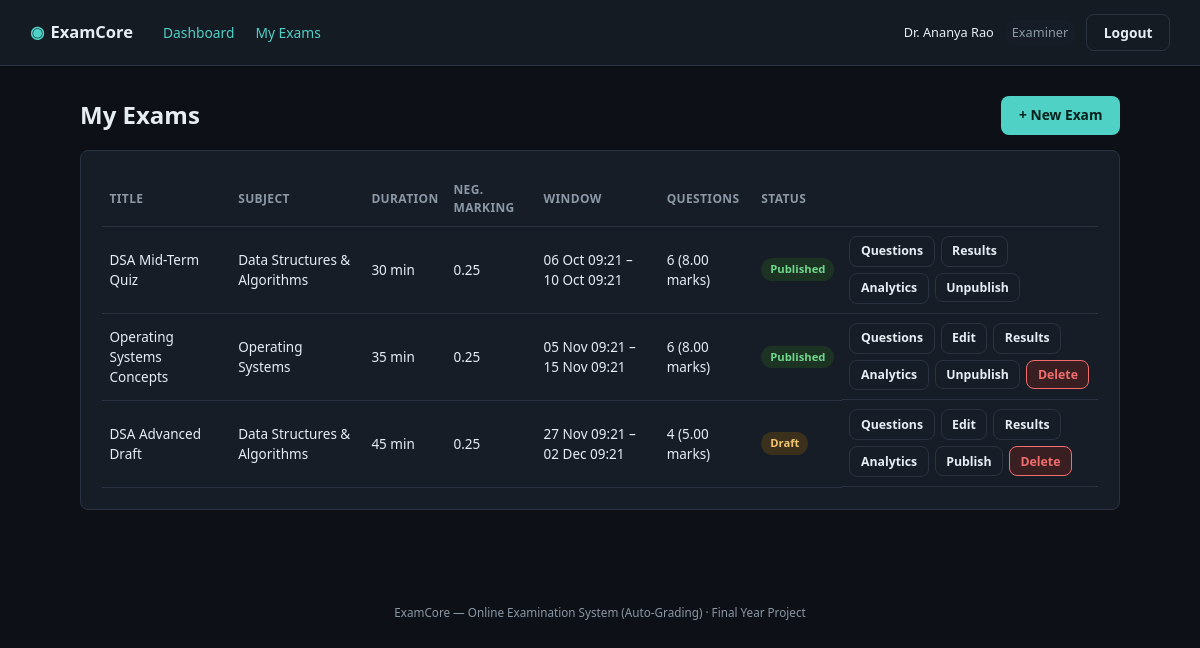
/index.php?route=examiner/exams (signed in), run on the app's committed database.
### tables this page shows
CREATE TABLE exams (
    id                INT AUTO_INCREMENT PRIMARY KEY,
    subject_id        INT NOT NULL,
    examiner_id       INT NOT NULL,
    title             VARCHAR(150) NOT NULL,
    description       TEXT NULL,
    duration_minutes  INT NOT NULL,
    negative_marking  DECIMAL(4,2) NOT NULL DEFAULT 0.00,
    shuffle_questions TINYINT(1) NOT NULL DEFAULT 0,
    status            ENUM('draft','published') NOT NULL DEFAULT 'draft',
    start_at          DATETIME NOT NULL,
    end_at            DATETIME NOT NULL,
    created_at        TIMESTAMP NOT NULL DEFAULT CURRENT_TIMESTAMP,
    FOREIGN KEY (subject_id) REFERENCES subjects(id) ON DELETE CASCADE,
    FOREIGN KEY (examiner_id) REFERENCES users(id) ON DELETE CASCADE
);

CREATE TABLE subjects (
    id            INT AUTO_INCREMENT PRIMARY KEY,
    name          VARCHAR(100) NOT NULL,
    description   TEXT NULL,
    created_by    INT NULL,
    created_at    TIMESTAMP NOT NULL DEFAULT CURRENT_TIMESTAMP,
    FOREIGN KEY (created_by) REFERENCES users(id) ON DELETE SET NULL
);

### app/controllers/ExaminerController.php (called while the page is built, shortened)
<?php
require_once __DIR__ . '/../../core/Auth.php';
require_once __DIR__ . '/../models/Exam.php';
class ExaminerController
{
    public function exams(): void
    {
        $exams = Exam::allByExaminer(Auth::id());
        $pageTitle = 'My Exams';
        require __DIR__ . '/../views/examiner/exams.php';
    }
}

### public/index.php (called while the page is built, shortened)
<?php
require_once __DIR__ . '/../core/helpers.php';
require_once __DIR__ . '/../core/Database.php';
require_once __DIR__ . '/../core/Auth.php';
require_once __DIR__ . '/../app/controllers/ExaminerController.php';
$router = new Router();
$router->get('login', fn() => (new AuthController())->showLogin());
$router->post('login', fn() => (new AuthController())->login());
$router->post('logout', fn() => (new AuthController())->logout());
$router->get('admin/dashboard', fn() => (new AdminController())->dashboard());
$router->get('admin/subjects', fn() => (new AdminController())->subjects());
$router->post('admin/subjects/store', fn() => (new AdminController())->subjectStore());
$router->post('admin/subjects/update', fn() => (new AdminController())->subjectUpdate());
$router->post('admin/subjects/delete', fn() => (new AdminController())->subjectDelete());
$router->get('admin/examiners', fn() => (new AdminController())->examiners());
$router->post('admin/examiners/store', fn() => (new AdminController())->examinerStore());
$router->post('admin/examiners/status', fn() => (new AdminController())->examinerToggleStatus());
$router->get('admin/students', fn() => (new AdminController())->students());
$router->post('admin/students/store', fn() => (new AdminController())->studentStore());
$router->post('admin/students/status', fn() => (new AdminController())->studentToggleStatus());
$router->get('admin/exams', fn() => (new AdminController())->exams());
$router->get('admin/analytics', fn() => (new AdminController())->analytics());
$router->get('examiner/dashboard', fn() => (new ExaminerController())->dashboard());
$router->get('examiner/exams', fn() => (new ExaminerController())->exams());
$router->get('examiner/exams/create', fn() => (new ExaminerController())->examCreateForm());
$router->post('examiner/exams/store', fn() => (new ExaminerController())->examStore());
$router->get('examiner/exams/edit', fn() => (new ExaminerController())->examEditForm());
$router->post('examiner/exams/update', fn() => (new ExaminerController())->examUpdate());
$router->post('examiner/exams/delete', fn() => (new ExaminerController())->examDelete());
$router->post('examiner/exams/publish', fn() => (new ExaminerController())->examPublishToggle());
$router->get('examiner/questions', fn() => (new ExaminerController())->questions());
$router->post('examiner/questions/store', fn() => (new ExaminerController())->questionStore());
$router->post('examiner/questions/update', fn() => (new ExaminerController())->questionUpdate());
$router->post('examiner/questions/delete', fn() => (new ExaminerController())->questionDelete());
$router->get('examiner/results', fn() => (new ExaminerController())->results());
$router->get('examiner/analytics', fn() => (new ExaminerController())->analytics());
$router->get('student/dashboard', fn() => (new StudentController())->dashboard());
$router->get('student/exams', fn() => (new StudentController())->exams());
$router->get('student/exam/start', fn() => (new StudentController())->examStart());
$router->get('student/exam/attempt', fn() => (new StudentController())->examAttempt());
$router->post('student/exam/autosave', fn() => (new StudentController())->autosave());
$router->post('student/exam/violation', fn() => (new StudentController())->violation());
$router->post('student/exam/submit', fn() => (new StudentController())->submit());
$router->get('student/results', fn() => (new StudentController())->results());
$router->get('student/results/view', fn() => (new StudentController())->resultView());
$route = $_GET['route'] ?? '';
$router->dispatch($_SERVER['REQUEST_METHOD'], $route);

### core/Router.php (called while the page is built, shortened)
<?php
class Router
{
    private array $routes = ['GET' => [], 'POST' => []];
    public function get(string $route, callable $handler): void
    {
        $this->routes['GET'][$route] = $handler;
    }
    public function post(string $route, callable $handler): void
    {
        $this->routes['POST'][$route] = $handler;
    }
    public function dispatch(string $method, string $route): void
    {
        $handler = $this->routes[$method][$route] ?? null;
        try {
            $handler();
        } catch (Throwable $e) {
            error_log($e->getMessage());
            http_response_code(500);
            require __DIR__ . '/../app/views/errors/500.php';
        }
    }
}

### core/helpers.php (called while the page is built, shortened)
<?php
function e(?string $value): string
{
    return htmlspecialchars($value ?? '', ENT_QUOTES, 'UTF-8');
}

### core/Auth.php (called while the page is built, shortened)
<?php
require_once __DIR__ . '/Database.php';
class Auth
{
    public static function id(): ?int
    {
        return $_SESSION['user_id'] ?? null;
    }
}

### config/database.php (called while the page is built)
<?php
return [
    'host'     => '127.0.0.1',
    'port'     => 3306,
    'database' => 'online_examination_system',
    'username' => 'root',
    'password' => '',
    'charset'  => 'utf8mb4',
];

### core/Database.php (called while the page is built)
<?php
class Database
{
    private static ?PDO $instance = null;
    public static function connect(): PDO
    {
        if (self::$instance === null) {
            $config = require __DIR__ . '/../config/database.php';
            $dsn = sprintf(
                'mysql:host=%s;port=%d;dbname=%s;charset=%s',
                $config['host'],
                $config['port'],
                $config['database'],
                $config['charset']
            );
            self::$instance = new PDO($dsn, $config['username'], $config['password'], [
                PDO::ATTR_ERRMODE            => PDO::ERRMODE_EXCEPTION,
                PDO::ATTR_DEFAULT_FETCH_MODE => PDO::FETCH_ASSOC,
                PDO::ATTR_EMULATE_PREPARES   => false,
            ]);
        }
        return self::$instance;
    }
}

### app/models/Exam.php (called while the page is built, shortened)
<?php
require_once __DIR__ . '/../../core/Database.php';
class Exam
{
    public static function allByExaminer(int $examinerId): array
    {
        $stmt = Database::connect()->prepare(
            'SELECT e.*, s.name AS subject_name,
                    (SELECT COUNT(*) FROM questions q WHERE q.exam_id = e.id) AS question_count,
                    (SELECT COALESCE(SUM(q.marks),0) FROM questions q WHERE q.exam_id = e.id) AS total_marks,
                    (SELECT COUNT(*) FROM exam_attempts a WHERE a.exam_id = e.id) AS attempt_count
             FROM exams e JOIN subjects s ON s.id = e.subject_id
             WHERE e.examiner_id = ?
             ORDER BY e.created_at DESC'
        );
        $stmt->execute([$examinerId]);
        return $stmt->fetchAll();
    }
}

### app/views/examiner/exams.php (the view, shortened to what this page needs)
<?php require __DIR__ . '/../partials/header.php'; ?>
<?php require __DIR__ . '/../partials/navbar.php'; ?>
<main class="page">
    <div class="card-head">
        <h1><?= e($pageTitle) ?></h1>
        <a class="btn btn-primary" href="/index.php?route=examiner/exams/create">+ New Exam</a>
    </div>
    <section class="card">
        <table class="data-table">
            <thead><tr><th>Title</th><th>Subject</th><th>Duration</th><th>Neg. Marking</th><th>Window</th><th>Questions</th><th>Status</th><th></th></tr></thead>
            <tbody>
            <?php foreach ($exams as $exam): ?>
                <tr>
                    <td><?= e($exam['title']) ?></td>
                    <td><?= e($exam['subject_name']) ?></td>
                    <td><?= (int)$exam['duration_minutes'] ?> min</td>
                    <td><?= e($exam['negative_marking']) ?></td>
                    <td><?= e(date('d M H:i', strtotime($exam['start_at']))) ?> &ndash; <?= e(date('d M H:i', strtotime($exam['end_at']))) ?></td>
                    <td><?= (int)$exam['question_count'] ?> (<?= e($exam['total_marks']) ?> marks)</td>
                    <td><span class="badge badge-<?= e($exam['status']) ?>"><?= e($exam['status']) ?></span></td>
                    <td class="row-actions">
                        <a class="btn btn-ghost btn-sm" href="/index.php?route=examiner/questions&exam_id=<?= (int)$exam['id'] ?>">Questions</a>
                        <?php if ((int)$exam['attempt_count'] === 0): ?>
                            <a class="btn btn-ghost btn-sm" href="/index.php?route=examiner/exams/edit&id=<?= (int)$exam['id'] ?>">Edit</a>
                        <?php endif; ?>
                        <a class="btn btn-ghost btn-sm" href="/index.php?route=examiner/results&exam_id=<?= (int)$exam['id'] ?>">Results</a>
                        <a class="btn btn-ghost btn-sm" href="/index.php?route=examiner/analytics&exam_id=<?= (int)$exam['id'] ?>">Analytics</a>
                        <form method="POST" action="/index.php?route=examiner/exams/publish" class="inline-form">
                            <button type="submit" class="btn btn-ghost btn-sm"><?= $exam['status'] === 'draft' ? 'Publish' : 'Unpublish' ?></button>
                        </form>
                        <?php if ((int)$exam['attempt_count'] === 0): ?>
                            <form method="POST" action="/index.php?route=examiner/exams/delete" class="inline-form" onsubmit="return confirm('Delete this exam and all its questions?');">
                                <button type="submit" class="btn btn-danger btn-sm">Delete</button>
                            </form>
                        <?php endif; ?>
                    </td>
                </tr>
            <?php endforeach; ?>
            </tbody>
        </table>
    </section>
</main>
<?php require __DIR__ . '/../partials/footer.php'; ?>

### public/assets/css/style.css (style rules this page uses)
:root { --bg: #0d1117; --bg-elevated: #151b23; --bg-card: #161d27; --border: #2a3341; --text: #e6edf3; --text-muted: #8b98a5; --accent: #4fd1c5; --accent-dark: #2fb3a6; --accent-contrast: #04211d; --danger: #f26d6d; --danger-bg: #3a1f22; --success: #6fd88a; --success-bg: #1c3324; --warning: #f2c46d; --warning-bg: #3a301c; --radius: 8px; --font: 'Segoe UI', system-ui, -apple-system, Roboto, sans-serif; --mono: 'Consolas', 'SFMono-Regular', Menlo, monospace; }
* { box-sizing: border-box; }
html, body { margin: 0; padding: 0; background: var(--bg); color: var(--text); font-family: var(--font); font-size: 15px; line-height: 1.5; }
a { color: var(--accent); text-decoration: none; }
h1, h2, h3 { font-weight: 600; margin: 0 0 0.5em; }
h1 { font-size: 1.6rem; }
.btn { display: inline-block; padding: 0.55rem 1.1rem; border-radius: var(--radius); border: 1px solid transparent; font-size: 0.92rem; font-weight: 600; cursor: pointer; font-family: inherit; }
.btn-primary { background: var(--accent); color: var(--accent-contrast); }
.btn-ghost { background: transparent; color: var(--text); border-color: var(--border); }
.btn-danger { background: var(--danger-bg); color: var(--danger); border-color: var(--danger); }
.btn-sm { padding: 0.35rem 0.7rem; font-size: 0.82rem; }
.inline-form { display: inline-block; margin: 0; }
.page { max-width: 1100px; margin: 0 auto; padding: 2rem; }
.card { background: var(--bg-card); border: 1px solid var(--border); border-radius: var(--radius); padding: 1.4rem; margin-bottom: 1.5rem; }
.card-head { display: flex; align-items: center; justify-content: space-between; margin-bottom: 1rem; }
.card-head h1, .card-head h2 { margin: 0; }
.data-table { width: 100%; border-collapse: collapse; font-size: 0.9rem; }
.data-table th, .data-table td { text-align: left; padding: 0.6rem 0.5rem; border-bottom: 1px solid var(--border); }
.data-table th { color: var(--text-muted); font-weight: 600; font-size: 0.8rem; text-transform: uppercase; letter-spacing: 0.03em; }
.row-actions { display: flex; gap: 0.4rem; flex-wrap: wrap; }
.badge { display: inline-block; padding: 0.2rem 0.6rem; border-radius: 12px; font-size: 0.75rem; font-weight: 600; text-transform: capitalize; }
.badge-active, .badge-published, .badge-submitted, .badge-correct { background: var(--success-bg); color: var(--success); }
.badge-inactive, .badge-draft { background: var(--warning-bg); color: var(--warning); }

### data on the page
exams: title "DSA Mid-Term Quiz", subject.name "Data Structures & Algorithms", duration_minutes "30", negative_marking "0.25", start_at "06 Oct 09:21", end_at "10 Oct 09:21", question_count "6", total_marks "8.00", status "Published", shows "Unpublish"
exams: title "Operating Systems Concepts", subject.name "Operating Systems", duration_minutes "35", negative_marking "0.25", start_at "05 Nov 09:21", end_at "15 Nov 09:21", question_count "6", total_marks "8.00", status "Published", shows "Unpublish"
exams: title "DSA Advanced Draft", subject.name "Data Structures & Algorithms", duration_minutes "45", negative_marking "0.25", start_at "27 Nov 09:21", end_at "02 Dec 09:21", question_count "4", total_marks "5.00", status "Draft", shows "Publish"

### other printed values
$label "Dashboard"
$label "My Exams"
Auth::name() "Dr. Ananya Rao"
str_replace('_', ' ', $role) "Examiner"
$pageTitle "My Exams"
